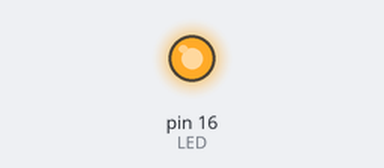
The sketch below on a simulated Arduino Uno, built with avr-gcc and run on an emulated ATmega328P. Shown: output pins drawn as LEDs (lit = HIGH).

Above: at 0.1 s.
Timing chart, 0 to 1.6 s (numbered marks = the images above):
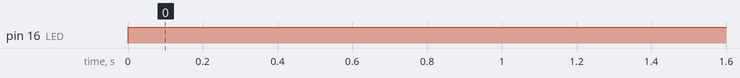

Measured:
- by itself, pin 16 (LED): LOW → HIGH at 0.00 s

The sketch:

sketch_aug26a.ino
```cpp
#define LED 16  // The pin the LED is connected to
void setup() {
  pinMode(LED, OUTPUT); // Declare the LED as an output
}

void loop() {
  digitalWrite(LED, HIGH); // Turn the LED on
}
```
